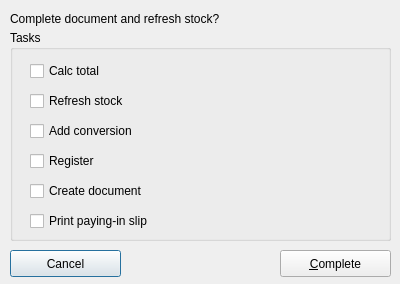
<ui version="4.0" >
 <class>doccompletefrm</class>
 <widget class="QDialog" name="doccompletefrm" >
  <property name="geometry" >
   <rect>
    <x>0</x>
    <y>0</y>
    <width>400</width>
    <height>284</height>
   </rect>
  </property>
  <property name="windowTitle" >
   <string>Complete document...</string>
  </property>
  <property name="windowIcon" >
   <iconset resource="../resources/images/first4.qrc" >:/wordprocessing32x32.png</iconset>
  </property>
  <widget class="QLabel" name="label" >
   <property name="geometry" >
    <rect>
     <x>10</x>
     <y>10</y>
     <width>321</width>
     <height>17</height>
    </rect>
   </property>
   <property name="text" >
    <string>Complete document and refresh stock?</string>
   </property>
  </widget>
  <widget class="QPushButton" name="btncancel" >
   <property name="geometry" >
    <rect>
     <x>10</x>
     <y>250</y>
     <width>111</width>
     <height>27</height>
    </rect>
   </property>
   <property name="text" >
    <string>Cancel</string>
   </property>
   <property name="icon" >
    <iconset resource="../resources/images/first4.qrc" >:/button_cancel.png</iconset>
   </property>
  </widget>
  <widget class="QPushButton" name="btncomplete" >
   <property name="geometry" >
    <rect>
     <x>280</x>
     <y>250</y>
     <width>111</width>
     <height>27</height>
    </rect>
   </property>
   <property name="text" >
    <string>&amp;Complete</string>
   </property>
   <property name="icon" >
    <iconset resource="../resources/images/first4.qrc" >:/button_ok.png</iconset>
   </property>
  </widget>
  <widget class="QGroupBox" name="groupBox" >
   <property name="geometry" >
    <rect>
     <x>10</x>
     <y>30</y>
     <width>381</width>
     <height>211</height>
    </rect>
   </property>
   <property name="title" >
    <string>Tasks</string>
   </property>
   <widget class="QCheckBox" name="chkbox_3" >
    <property name="geometry" >
     <rect>
      <x>20</x>
      <y>90</y>
      <width>251</width>
      <height>22</height>
     </rect>
    </property>
    <property name="text" >
     <string>Add conversion</string>
    </property>
   </widget>
   <widget class="QCheckBox" name="chkbox_4" >
    <property name="geometry" >
     <rect>
      <x>20</x>
      <y>120</y>
      <width>251</width>
      <height>22</height>
     </rect>
    </property>
    <property name="text" >
     <string>Register</string>
    </property>
   </widget>
   <widget class="QCheckBox" name="chkbox_6" >
    <property name="geometry" >
     <rect>
      <x>20</x>
      <y>180</y>
      <width>251</width>
      <height>22</height>
     </rect>
    </property>
    <property name="text" >
     <string>Print paying-in slip</string>
    </property>
   </widget>
   <widget class="QCheckBox" name="chkbox_2" >
    <property name="geometry" >
     <rect>
      <x>20</x>
      <y>60</y>
      <width>251</width>
      <height>22</height>
     </rect>
    </property>
    <property name="text" >
     <string>Refresh stock</string>
    </property>
   </widget>
   <widget class="QCheckBox" name="chkbox_1" >
    <property name="geometry" >
     <rect>
      <x>20</x>
      <y>30</y>
      <width>251</width>
      <height>22</height>
     </rect>
    </property>
    <property name="text" >
     <string>Calc total</string>
    </property>
   </widget>
   <widget class="QCheckBox" name="chkbox_5" >
    <property name="geometry" >
     <rect>
      <x>20</x>
      <y>150</y>
      <width>251</width>
      <height>22</height>
     </rect>
    </property>
    <property name="text" >
     <string>Create document</string>
    </property>
   </widget>
  </widget>
 </widget>
 <tabstops>
  <tabstop>chkbox_1</tabstop>
  <tabstop>chkbox_2</tabstop>
  <tabstop>chkbox_3</tabstop>
  <tabstop>chkbox_4</tabstop>
  <tabstop>chkbox_5</tabstop>
  <tabstop>chkbox_6</tabstop>
  <tabstop>btncomplete</tabstop>
  <tabstop>btncancel</tabstop>
 </tabstops>
 <resources>
  <include location="../resources/images/first4.qrc" />
 </resources>
 <connections>
  <connection>
   <sender>btncomplete</sender>
   <signal>clicked()</signal>
   <receiver>doccompletefrm</receiver>
   <slot>accept()</slot>
   <hints>
    <hint type="sourcelabel" >
     <x>278</x>
     <y>253</y>
    </hint>
    <hint type="destinationlabel" >
     <x>96</x>
     <y>254</y>
    </hint>
   </hints>
  </connection>
  <connection>
   <sender>btncancel</sender>
   <signal>clicked()</signal>
   <receiver>doccompletefrm</receiver>
   <slot>reject()</slot>
   <hints>
    <hint type="sourcelabel" >
     <x>369</x>
     <y>253</y>
    </hint>
    <hint type="destinationlabel" >
     <x>179</x>
     <y>282</y>
    </hint>
   </hints>
  </connection>
 </connections>
</ui>
